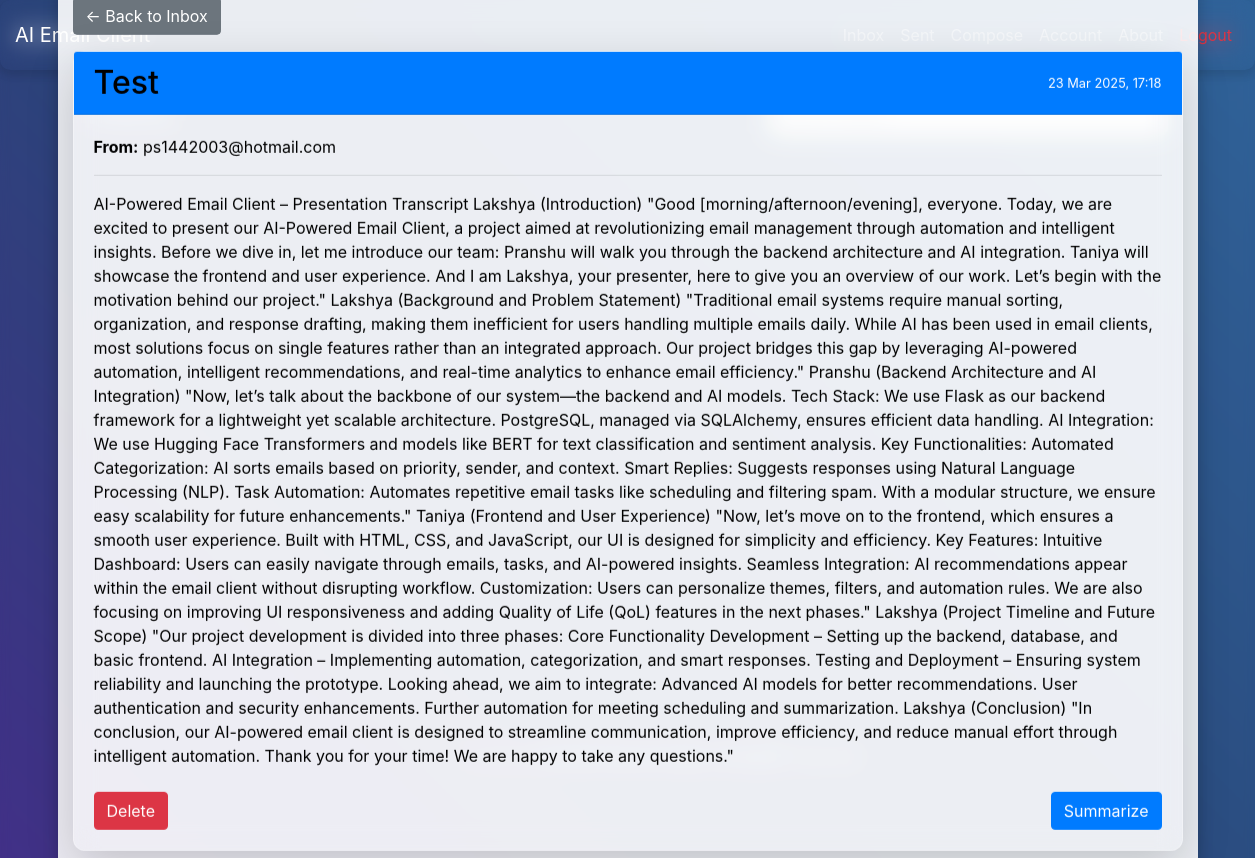
Page /email/1 (signed in) on the committed database.
### Project/models.py (models this page shows, shortened)
class Email(db.Model):
    id = db.Column(db.Integer, primary_key=True)
    sender = db.Column(db.String(120), nullable=False, default='default_sender')
    recipient = db.Column(db.String(120), nullable=False)
    subject = db.Column(db.String(200), nullable=False)
    body = db.Column(db.Text, nullable=False)
    date = db.Column(db.DateTime, nullable=False, default=datetime.utcnow)
    sender_id = db.Column(db.Integer, db.ForeignKey('user.id'), nullable=False)

### Project/routes.py (the view)
@app.route("/email/<int:email_id>")
@login_required
def view_email(email_id):
    email = Email.query.get_or_404(email_id)
    if email.sender_id != current_user.id and email.recipient != current_user.email:
        abort(403)
    return render_template('view_email.html', email=email)

### Project/models.py (called while the page is built)
@login_manager.user_loader
def load_user(user_id):
    return User.query.get(int(user_id))

### Project/templates/view_email.html (shortened to what this page needs)
{% extends 'layout.html' %}
{% block content %}
<div class="inbox-container">
    {% include 'inbox.html' %}
<div class="container mt-4 content-container">
    <a href="{{ url_for('inbox') }}" class="btn btn-secondary mb-3">&larr; Back to Inbox</a>
    <div class="card shadow-lg">
        <div class="card-header bg-primary text-white d-flex justify-content-between align-items-center">
            <h2 class="mb-0">{{ email.subject }}</h2>
            <small>{{ email.date.strftime('%d %b %Y, %H:%M') }}</small>
        </div>
        <div class="card-body">
            <p><strong>From:</strong> {{ email.sender }}</p>
            <hr>
            <p class="email-body">{{ email.body }}</p>
            <div class="d-flex justify-content-between mt-4">
                <form action="{{ url_for('delete_email', email_id=email.id) }}" method="POST" onsubmit="return confirmDelete();">
                    <button type="submit" class="btn btn-danger">Delete</button>
                </form>
                <button id="summarize-btn" class="btn btn-primary">Summarize</button>
            </div>
        </div>
    </div>
</div>
{% endblock %}

### Project/templates/layout.html (shortened to what this page needs)
<!DOCTYPE html>
<html lang="en">
<head>
    <link
        href="https://stackpath.bootstrapcdn.com/bootstrap/4.5.2/css/bootstrap.min.css"
        rel="stylesheet"
    />
    <link rel="stylesheet" href="{{ url_for('static', filename='css/style.css') }}" />
</head>
<body>
    <nav class="navbar navbar-expand-lg navbar-dark bg-transparent">
        <a class="navbar-brand" href="{{ url_for('home') }}">AI Email Client</a>
        <div class="collapse navbar-collapse" id="navbarNav">
            <ul class="navbar-nav ml-auto">
                {% if current_user.is_authenticated %}
                    <li class="nav-item">
                        <a class="nav-link" href="{{ url_for('inbox') }}">Inbox</a>
                    </li>
                    <li class="nav-item">
                        <a class="nav-link" href="{{ url_for('sent') }}">Sent</a>
                    </li>
                    <li class="nav-item">
                        <a class="nav-link text" href="{{ url_for('compose') }}">Compose</a>
                    </li>
                    <li class="nav-item">
                        <a class="nav-link" href="{{ url_for('account') }}">Account</a>
                    </li>
                    <li class="nav-item">
                        <a class="nav-link" href="{{ url_for('about') }}">About</a>
                    </li>
                    <li class="nav-item">
                        <a class="nav-link text-danger" href="{{ url_for('logout') }}">Logout</a>
                    </li>
                {% endif %}
            </ul>
        </div>
    </nav>
    <div class="container mt-4">
        {% block content %}{% endblock %}
    </div>
    <footer class="bg-transparent text-white text-center py-3 mt-5" style="position: absolute; bottom: 0; width: 100%;">
        <p>&copy; 2025 AI Email Client. All rights reserved.</p>
    </footer>
</body>
</html>

### Project/templates/inbox.html (shortened to what this page needs)
{% extends 'layout.html' %}
{% block content %}
<div class="container mt-4">
    <div class="d-flex justify-content-between align-items-center mb-4">
        <h2 class="inbox-title">Inbox</h2>
    </div>
</div>
</div>
{% endblock %}

### Project/static/css/style.css (style rules this page uses)
.navbar { background: rgba(255, 255, 255, 0.15); backdrop-filter: blur(10px); -webkit-backdrop-filter: blur(10px); border-radius: 10px; padding: 15px; box-shadow: 0 4px 10px rgba(0, 0, 0, 0.1); }

### Project/templates/view_email.html (style rules this page uses)
body { position: relative; color: black; }
.inbox-container { position: fixed; top: 0; left: 0; width: 100%; height: 100%; overflow-y: auto; z-index: 1; }
.content-container { position: absolute; top: 50%; left: 50%; transform: translate(-50%, -50%); background: rgba(255, 255, 255, 0.9); padding: 20px; border-radius: 10px; box-shadow: 0px 5px 15px rgba(0, 0, 0, 0.2); width: 80%; max-width: 600px; z-index: 10; }
.card { background: rgba(255, 255, 255, 0.95); color: black; }
.card-header h2, .card-body p, .card-body strong { color: black !important; }

### Project/templates/inbox.html (style rules this page uses)
body { background: linear-gradient(45deg, #ad0d0d, #4a148c, #1e3c72, #2868a3, #9f9346, #5e3a34); background-size: 400% 400%; animation: animatedBackground 20s ease infinite; min-height: 100vh; }
.card { background: rgba(255, 255, 255, 0.1); backdrop-filter: blur(12px); -webkit-backdrop-filter: blur(12px); border: 1px solid rgba(255, 255, 255, 0.3); border-radius: 12px; box-shadow: 0 4px 10px rgba(0, 0, 0, 0.1); color: white; transition: transform 0.3s, box-shadow 0.3s; }
.inbox-title { color: white !important; }

### rows in the picture
Email: subject "Test", date "23 Mar 2025, 17:18", sender "ps1442003@hotmail.com", body "AI-Powered Email Client – Presentation Transcript Lakshya (Introduction) \"Good [morning/afternoon/evening], everyone. Today, we are excited to present our AI-Powered Email Client, a project aimed at revolutionizing email management through automation and intelligent insights. Before we dive in, let me introduce our team: Pranshu will walk you through the backend architecture and AI integration. Taniya will showcase the frontend and user experience. And I am Lakshya, your presenter, here to give you an overview of our work. Let’s begin with the motivation behind our project.\" Lakshya (Background and Problem Statement) \"Traditional email systems require manual sorting, organization, and…"
